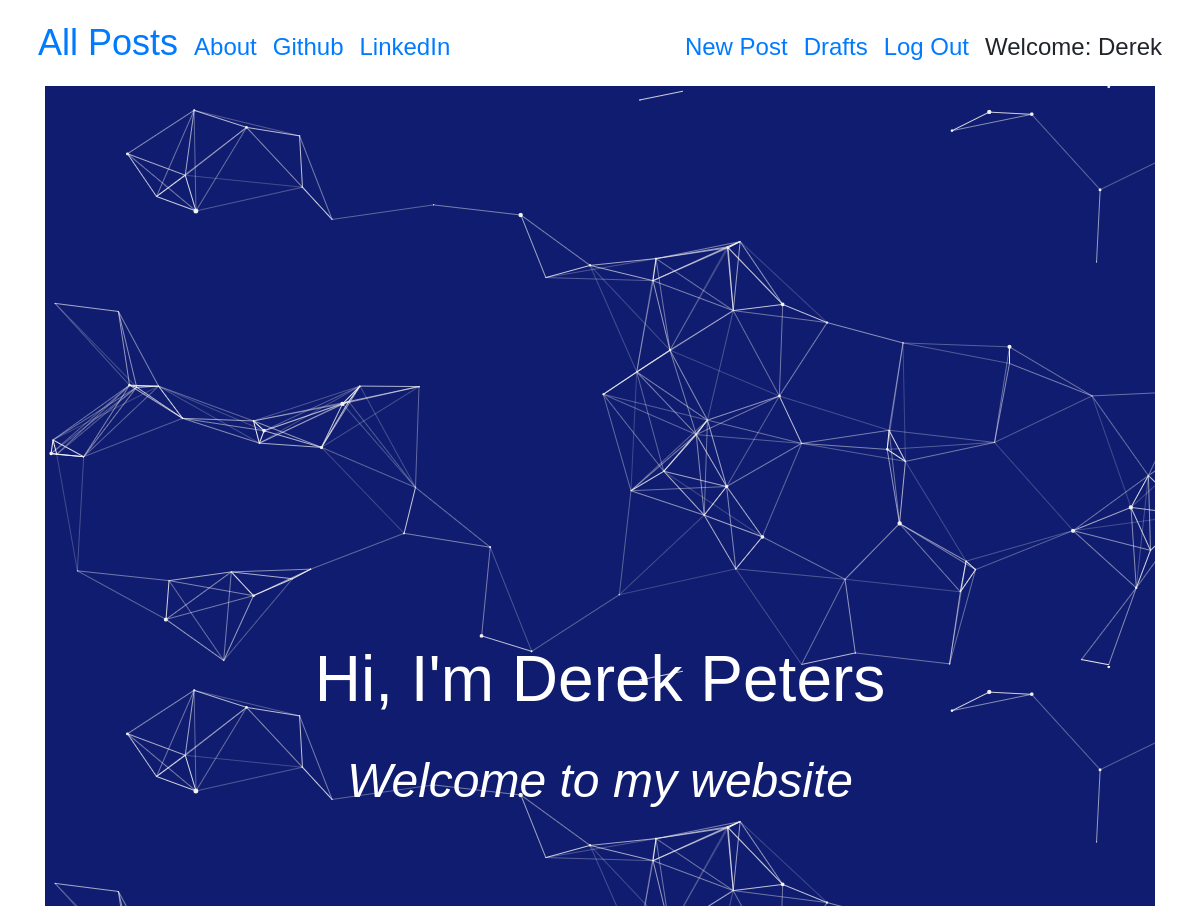
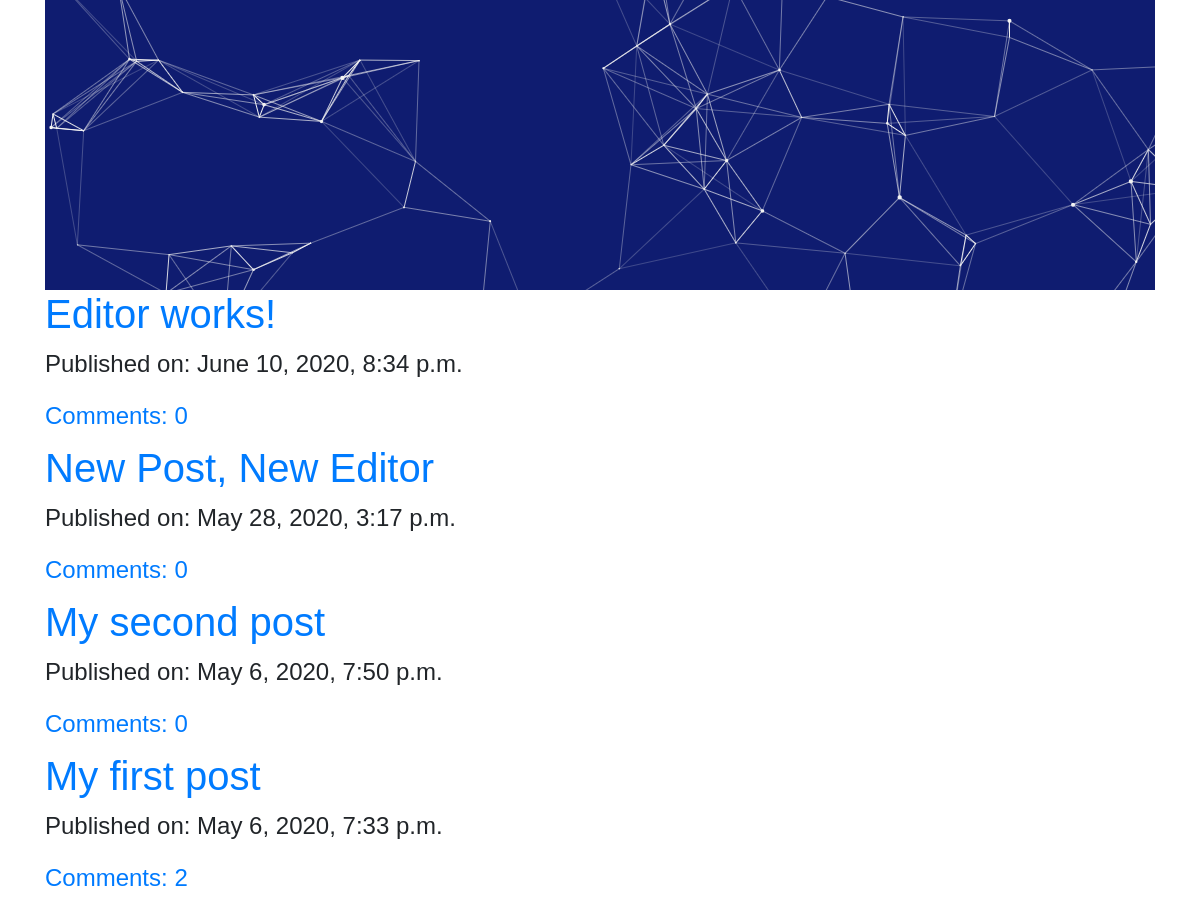
The app's page / (signed in) with its own data (2 pictures, top to bottom).
### blog/models.py (models this page shows, shortened)
class Post(models.Model):
    author = models.ForeignKey('auth.User', on_delete=models.CASCADE)
    title = models.CharField(max_length=200)
    text = models.CharField(max_length=20000)
    create_date = models.DateTimeField(default=timezone.now)
    published_date = models.DateTimeField(blank=True,null=True)
    def approve_comments(self):
        return self.comments.filter(approved_comment=True)

### blog/views.py (the view)
# urls.py: path('',views.PostListView.as_view(),name='post_list'),
class PostListView(ListView):
    model = Post
    def get_queryset(self):
        return Post.objects.filter(published_date__lte=timezone.now()).order_by('-published_date')

### blog/templates/blog/post_list.html
{% extends "blog/base.html" %}
{% block content %}
<div class="container">
  <div class="row">
    <div class="col name-header">
      <h1 class="techfont main-header text-center">Hi, I'm Derek Peters</h1>
      <br>
      <h2 class= "techfont sub-header text-center">Welcome to my website</h2>
    </div>
  </div>
</div>
<div class="centerstage">
  {% for post in post_list %}
  <div class="post techfont">
    <h1><a href="{% url 'post_detail' pk=post.pk %}">{{ post.title }}</a></h1>
    <div class="date">
      <p>Published on: {{post.published_date}}</p>
    </div>
    <a href="{% url 'post_detail' pk=post.pk %}">Comments: {{post.approve_comments.count}}</a>
  </div>
  {% endfor %}
</div>
{% endblock %}

### blog/templates/blog/base.html (shortened to what this page needs)
<!DOCTYPE html>
{% load static %}
<html lang="en" dir="ltr">
  <head>
    <link rel="stylesheet" href="https://stackpath.bootstrapcdn.com/bootstrap/4.4.1/css/bootstrap.min.css">
    <link href="https://stackpath.bootstrapcdn.com/font-awesome/4.7.0/css/font-awesome.min.css" rel="stylesheet">
    <link rel="stylesheet" href="{% static 'css/blog.css' %}">
  </head>
  <body>
    <div class="row">
    <div class="col-md-12">
    <nav class="navbar navbar-expand fixed-top techfont custom-navbar nav-header">
      <div class="container d-flex align-items-baseline">
        <ul class="nav navbar-nav d-flex align-items-baseline">
          <li><a class='nav-link bigbrand' href="{% url 'post_list' %}">All Posts</a></li>
          <li><a class="nav-link" href="{% url 'about_test' %}">About</a></li>
          <li><a class="nav-link" href="https://www.github.com/dwpeters521">Github</a></li>
          <li><a class="nav-link" href="https://www.linkedin.com/in/derek-peters-b0675344/">LinkedIn</a></li>
        </ul>
        <ul class="nav navbar-nav navbar-right d-flex align-items-baseline">
        {% if user.is_authenticated %}
          <li><a class="nav-link" href="{% url 'post_new' %}">New Post</a></li>
          <li><a class="nav-link" href="{% url 'post_draft_list' %}">Drafts</a></li>
          <li><a class="nav-link" href="{% url 'logout' %}">Log Out</a></li>
          <li><a class="nav-link" >Welcome: {{user.username}}</a></li>
        {% else %}
          <li><a class="nav navbar-right" href="{% url 'login' %}"><span class='fa fa-user'></span>
          </a></li>
        {% endif %}
      </ul>
      </div>
    </nav>
    </div>
    </div>
    <div class="content container">
      <div class="row">
        <div class="col-md-12">
          <div class="blog_posts">
            {% block content %}
            {% endblock %}
          </div>
        </div>
      </div>
    </div>
  </body>
</html>

### blog/static/css/blog.css (style rules this page uses)
body { padding-top: 86px; }
.techfont { font-family: 'Playfair Display', sans-serif; font-size: 1.5em; margin-bottom: 10px; }
.main-header { font-size: 4em; text-align: center; }
.sub-header { font-size: 3em; text-align: center; font-style: italic; }
.centerstage { margin-left: auto; margin-right: auto; }
.bigbrand { font-size: 1.5em; }
.name-header { height: 400px; background: url("media/cool-background.png"); padding-top: 50%; padding-bottom: 50%; color: white; width: 100%; }
.nav-header { background: white; }

### records on screen
Post: title "Editor works!", published_date "June 10, 2020, 8:34 p.m.", approve_comments.count "0"
Post: title "New Post, New Editor", published_date "May 28, 2020, 3:17 p.m.", approve_comments.count "0"
Post: title "My second post", published_date "May 6, 2020, 7:50 p.m.", approve_comments.count "0"
Post: title "My first post", published_date "May 6, 2020, 7:33 p.m.", approve_comments.count "2"

### other values on screen
{{ user.username }} "Derek"
